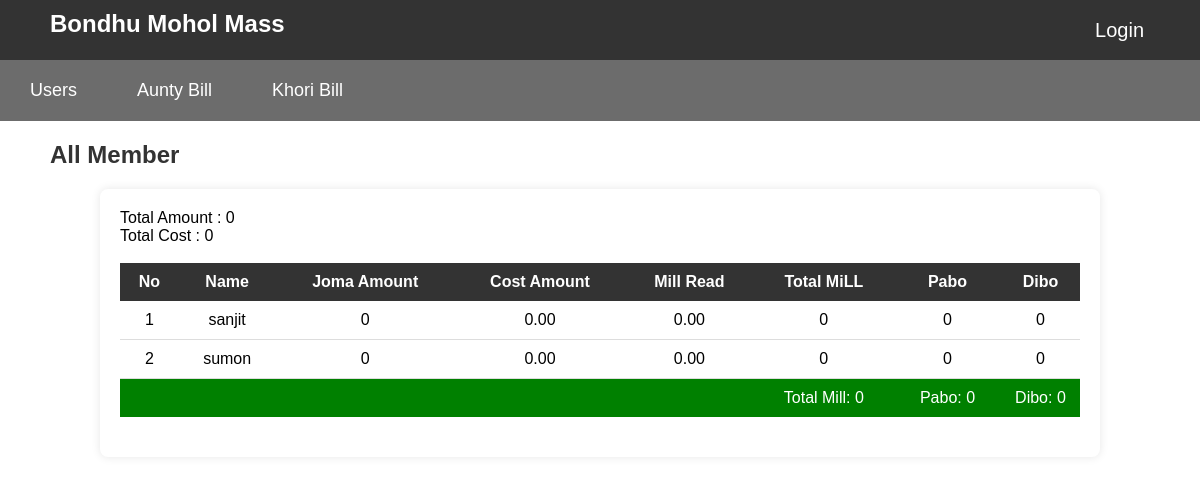
The page /pabo_dibo.php on the database its author committed.
### tables this page shows
CREATE TABLE `add_member` (
  `am_id` int NOT NULL,
  `am_name` varchar(100) NOT NULL,
  `sat` varchar(100) NOT NULL DEFAULT '0',
  `sun` varchar(100) NOT NULL DEFAULT '0',
  `mon` varchar(100) NOT NULL DEFAULT '0',
  `tue` varchar(100) NOT NULL DEFAULT '0',
  `wed` varchar(100) NOT NULL DEFAULT '0',
  `thu` varchar(100) NOT NULL DEFAULT '0',
  `fri` varchar(100) NOT NULL DEFAULT '0',
  `sate` varchar(100) NOT NULL DEFAULT '0',
  `total` varchar(9999) NOT NULL DEFAULT '0',
  `amount` varchar(11) NOT NULL DEFAULT '0',
  `am_user_id` varchar(100) NOT NULL,
  `am_username` varchar(100) NOT NULL,
  `am_user_time` varchar(100) NOT NULL
);

### pabo_dibo.php (the view, shortened to what this page needs)
<?php
    include './master/header.php';
    include "./admin/config/config.php";
?>
<!DOCTYPE html>
<html lang="en">
<head>
</head>
<body>
    <div class="header">
        <h1>All Member</h1>
    </div>
    <div id="table-container">
        <?php
            $user_id = mysqli_real_escape_string($conn, $_GET['user_id']);
            $user_name = mysqli_real_escape_string($conn, $_GET['user_name']);
            $user_time = mysqli_real_escape_string($conn, $_GET['user_time']);
            $sql = "SELECT * FROM add_member
            WHERE am_user_id='{$user_id}' AND am_username='{$user_name}' AND am_user_time='{$user_time}'";
            $result = mysqli_query($conn, $sql);
            $total_amount = 0;
            $total = 0;
            $total_amt = 0;
            if (mysqli_num_rows($result) > 0) {
                while ($row = mysqli_fetch_assoc($result)) {
                    $total += $row['total'];
                    $total_amt += $row['amount'];
                }
                $mill_read = $total ? ($total_amount / $total) : 0;
            }
        ?>
        <?php if (mysqli_num_rows($result) > 0) { ?>
            <td colspan="1">Total Amount : <?php echo $total_amt;?> </td><br>
            <td colspan="1">Total Cost : <?php echo $total_amount;?></td><br><br>
        <table id="user-table">
            <thead id="table-header" class="table-header">
                <tr>
                    <th>No</th>
                    <th>Name</th>
                    <th>Joma Amount</th>
                    <th>Cost Amount</th>
                    <th>Mill Read</th>
                    <th>Total MiLL</th>
                    <th>Pabo</th>
                    <th>Dibo</th>
                </tr>
            </thead>
            <tbody id="table-body" class="table-body">
                <?php
                    mysqli_data_seek($result, 0);
                    $count = 1;
                    while ($row = mysqli_fetch_assoc($result)) {
                        $pabo = 0;
                        $dibo = 0;
                ?>
               <tr>
                    <td><?php echo $count; ?></td>
                    <td><?php echo $row['am_name']; ?></td>
                    <td><?php echo $row['amount']; ?></td>
                    <td><?php echo number_format($row['total'] * $mill_read,2); ?></td>
                    <td><?php echo number_format($mill_read, 2); ?></td>
                    <td><?php echo $row['total']; ?></td>
                    <?php
                        $pabo_dio = $row['amount'] -($row['total'] * $mill_read);
                        if($pabo_dio < 0){
                            $dibo = $pabo_dio *(-1) ;
                        }else{
                            $pabo = $pabo_dio;
                        }
                    ?>
                    <td><?php echo number_format($dibo,0); ?></td>
                    <td><?php echo number_format($pabo,0); ?></td>
               </tr>
               <?php
                    $count++;
                }
               ?>
               <tfoot>
                <tr style="background-color:green; color:white;">
                    <td colspan="5"></td>
                    <td colspan="1">Total Mill: <?php echo number_format($total, 0); ?></td>
                    <?php
                        $total_pabo = 0;
                        $total_dibo = 0;
                            ?>
                     <td colspan="1" style="padding: 10px;">Pabo: <?php echo number_format($total_dibo, 0); ?></td>
                     <td colspan="1">Dibo: <?php echo number_format($total_pabo, 0); ?></td>
                </tr>
            </tfoot>
            </tbody>
        </table>
        <?php } ?>
    </div>
</body>
</html>

### css/style.css (style rules this page uses)
body { margin: 0; font-family: Arial, sans-serif; }
.header { display: flex; justify-content: space-between; align-items: center; margin:20px 50px; }
h1 { font-size: 24px; margin: 0; color: #333; }
#table-container { margin-top: 20px; max-width: 80%; margin: 0 auto; padding: 20px; background-color: white; box-shadow: 0 0 10px rgba(0, 0, 0, 0.1); border-radius: 8px; }
#user-table { width: 100%; border-collapse: collapse; margin-bottom:20px; text-align: center; }
.table-header tr th { background-color: #333; color: white; padding: 10px; margin: 0 auto; text-align: center; }
.table-body tr td { padding: 10px; border-bottom: 1px solid #ddd; }

### rows shown on the page
add_member: am_name "sanjit", amount "0", $row['total']*$mill_read "0.00", total "0", dibo "0"
add_member: am_name "sumon", amount "0", $row['total']*$mill_read "0.00", total "0", dibo "0"

### other values the page prints
$total_amt "0"
$total_amount "0"
$total "0"
$total_dibo "0"
$total_pabo "0"
